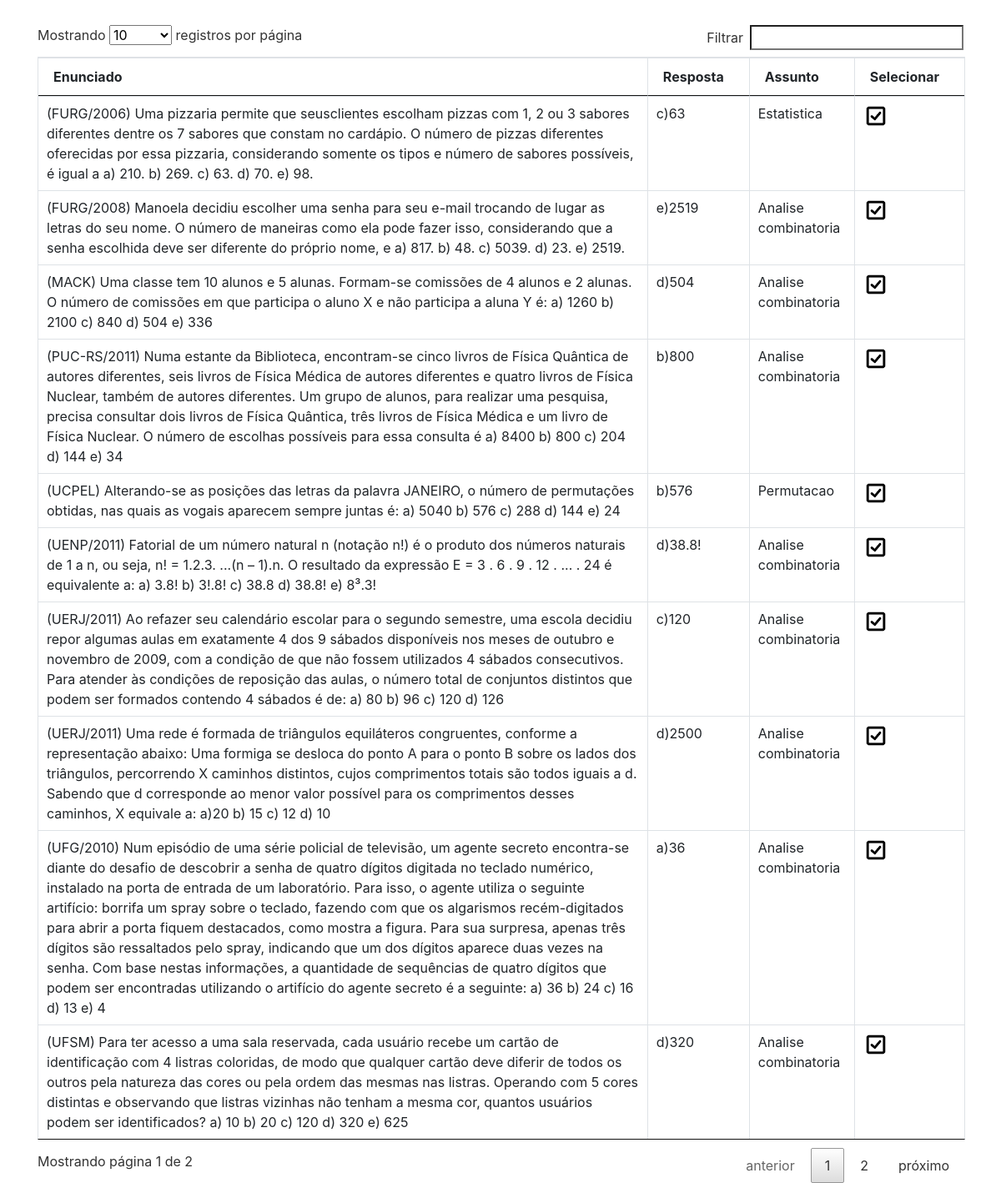
The page /list_mat.php on the database its author committed.
### tables this page shows
CREATE TABLE IF NOT EXISTS `questoes` (
  `idquestao` int(11) NOT NULL AUTO_INCREMENT,
  `questao` varchar(1000) NOT NULL,
  `resposta` varchar(20) NOT NULL,
  `img` varchar(500) DEFAULT NULL,
  `disciplina` varchar(30) NOT NULL,
  `assunto` varchar(100) NOT NULL,
  PRIMARY KEY (`idquestao`)
);

### list_mat.php (the view, shortened to what this page needs)
<?php
    require_once 'conexao.php';
?>
<!DOCTYPE html>
<html lang="pt-br">
<head>
    <link rel="stylesheet" href="css/bootstrap.min.css">
    <link rel="stylesheet" href="css/datatable.css">
    <link rel="stylesheet" href="css/dataTables.bootstrap.min.css">
</head>
<body>
<div class="container" style="position:relative;top:30px;">
        <table id="tabela" class="table table-bordered table-hover">
            <thead>
                <tr class="th">
                    <th>Enunciado</th>
                    <th>Resposta</th>
                    <th>Assunto</th>
                    <th>Selecionar</th>
                </tr>
            </thead>
            <tbody>
                <?php
                    $sql = "SELECT * FROM questoes WHERE disciplina = 'Matematica'";
                    $resultado = mysqli_query($conn, $sql);
                    while($row = mysqli_fetch_array($resultado)):
                ?>
                <tr>
                    <td><?php echo utf8_encode($row['questao'])?></td>
                    <td><?php echo utf8_encode($row['resposta'])?></td>
                    <td><?php echo utf8_encode($row['assunto'])?></td>
                    <td><img src="img/selecionar.png" width="30px;"></td>
                </tr>
                <?php
                    endwhile;
                ?>
            </tbody>
        </table>
    </div>
</body>
</html>
</body>
</html>

### css/datatable.css (style rules this page uses)
table.dataTable { width:100%;margin:0 auto;clear:both;border-collapse:separate;border-spacing:0 }
table.dataTable thead th,table.dataTable tfoot th { font-weight:bold }
table.dataTable thead th,table.dataTable thead td { padding:10px 18px;border-bottom:1px solid #111 }
table.dataTable thead .sorting,table.dataTable thead .sorting_asc,table.dataTable thead .sorting_desc,table.dataTable thead .sorting_asc_disabled,table.dataTable thead .sorting_desc_disabled { cursor:pointer;*cursor:hand;background-repeat:no-repeat;background-position:center right }
table.dataTable thead .sorting { background-image:url("../images/sort_both.png") }
table.dataTable thead .sorting_asc { background-image:url("../images/sort_asc.png") }
table.dataTable tbody tr { background-color:#ffffff }
table.dataTable tbody th,table.dataTable tbody td { padding:8px 10px }
table.dataTable.no-footer { border-bottom:1px solid #111 }
table.dataTable,table.dataTable th,table.dataTable td { box-sizing:content-box }

### rows shown on the page
questoes: questao "(UCPEL) Alterando-se as posições das letras da palavra JANEIRO, o número de permutações obtidas, nas quais as vogais aparecem sempre juntas é: a) 5040 b) 576 c) 288 d) 144 e) 24", resposta "b)576", assunto "Permutacao"
questoes: questao "(FURG/2008) Manoela decidiu escolher uma senha para seu e-mail trocando de lugar as letras do seu nome. O número de maneiras como ela pode fazer isso, considerando que a senha escolhida deve ser diferente do próprio nome, e a) 817. b) 48. c) 5039. d) 23. e) 2519.", resposta "e)2519", assunto "Analise combinatoria"
questoes: questao "(UFG/2010) Num episódio de uma série policial de televisão, um agente secreto encontra-se diante do desafio de descobrir a senha de quatro dígitos digitada no teclado numérico, instalado na porta de entrada de um laboratório. Para isso, o agente utiliza o seguinte artifício: borrifa um spray sobre o teclado, fazendo com que os algarismos recém-digitados para abrir a porta fiquem destacados, como mostra a figura. Para sua surpresa, apenas três dígitos são ressaltados pelo spray, indicando que um dos dígitos aparece duas vezes na senha. Com base nestas informações, a quantidade de sequências de quatro dígitos que podem ser encontradas utilizando o artifício do agente secreto é a seguinte: a)…", resposta "a)36", assunto "Analise combinatoria"
questoes: questao "(PUC-RS/2011) Numa estante da Biblioteca, encontram-se cinco livros de Física Quântica de autores diferentes, seis livros de Física Médica de autores diferentes e quatro livros de Física Nuclear, também de autores diferentes. Um grupo de alunos, para realizar uma pesquisa, precisa consultar dois livros de Física Quântica, três livros de Física Médica e um livro de Física Nuclear. O número de escolhas possíveis para essa consulta é a) 8400 b) 800 c) 204 d) 144 e) 34", resposta "b)800", assunto "Analise combinatoria"
questoes: questao "(MACK) Uma classe tem 10 alunos e 5 alunas. Formam-se comissões de 4 alunos e 2 alunas. O número de comissões em que participa o aluno X e não participa a aluna Y é: a) 1260 b) 2100 c) 840 d) 504 e) 336", resposta "d)504", assunto "Analise combinatoria"
questoes: questao "(UERJ/2011) Ao refazer seu calendário escolar para o segundo semestre, uma escola decidiu repor algumas aulas em exatamente 4 dos 9 sábados disponíveis nos meses de outubro e novembro de 2009, com a condição de que não fossem utilizados 4 sábados consecutivos. Para atender às condições de reposição das aulas, o número total de conjuntos distintos que podem ser formados contendo 4 sábados é de: a) 80 b) 96 c) 120 d) 126", resposta "c)120", assunto "Analise combinatoria"
questoes: questao "(UENP/2011) Fatorial de um número natural n (notação n!) é o produto dos números naturais de 1 a n, ou seja, n! = 1.2.3. ...(n – 1).n. O resultado da expressão E = 3 . 6 . 9 . 12 . ... . 24 é equivalente a: a) 3.8! b) 3!.8! c) 38.8 d) 38.8! e) 8³.3!", resposta "d)38.8!", assunto "Analise combinatoria"
questoes: questao "(UERJ/2011) Uma rede é formada de triângulos equiláteros congruentes, conforme a representação abaixo: Uma formiga se desloca do ponto A para o ponto B sobre os lados dos triângulos, percorrendo X caminhos distintos, cujos comprimentos totais são todos iguais a d. Sabendo que d corresponde ao menor valor possível para os comprimentos desses caminhos, X equivale a: a)20 b) 15 c) 12 d) 10", resposta "d)2500", assunto "Analise combinatoria"
questoes: questao "(FURG/2006) Uma pizzaria permite que seusclientes escolham pizzas com 1, 2 ou 3 sabores diferentes dentre os 7 sabores que constam no cardápio. O número de pizzas diferentes oferecidas por essa pizzaria, considerando somente os tipos e número de sabores possíveis, é igual a a) 210. b) 269. c) 63. d) 70. e) 98.", resposta "c)63", assunto "Estatistica"
questoes: questao "(UFSM) Para ter acesso a uma sala reservada, cada usuário recebe um cartão de identificação com 4 listras coloridas, de modo que qualquer cartão deve diferir de todos os outros pela natureza das cores ou pela ordem das mesmas nas listras. Operando com 5 cores distintas e observando que listras vizinhas não tenham a mesma cor, quantos usuários podem ser identificados? a) 10 b) 20 c) 120 d) 320 e) 625", resposta "d)320", assunto "Analise combinatoria"
